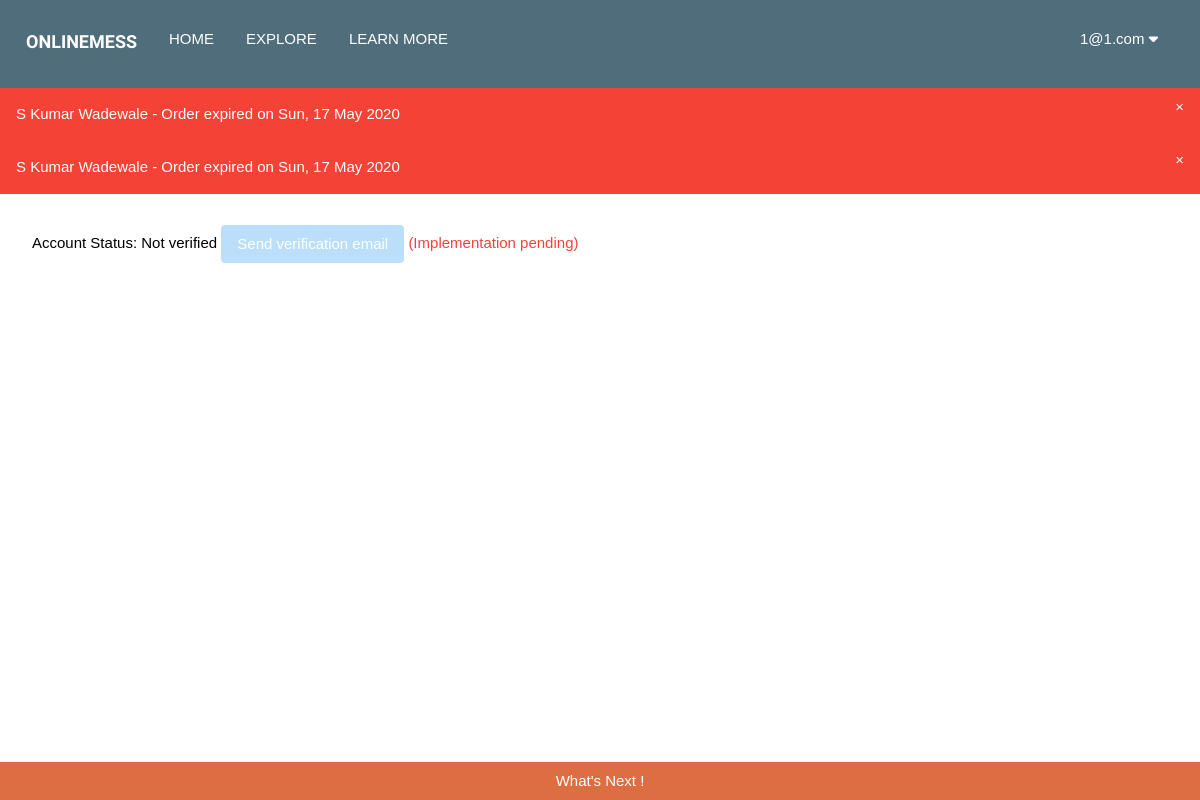
Page /user/subscriptions (signed in) on the earlier database version.
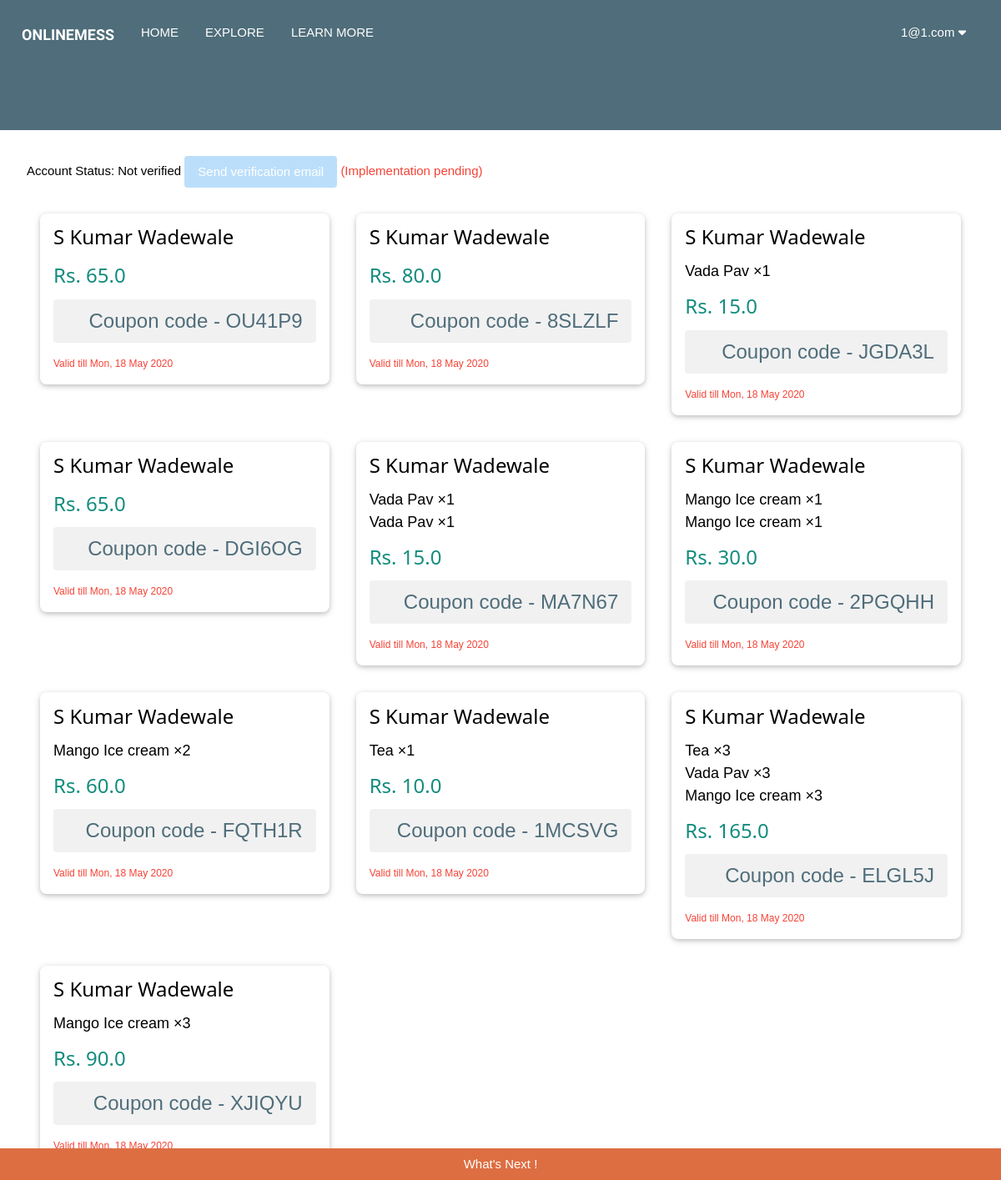
Same page on the later database version.
### main.py (models this page shows)
class UsersDB(db.Model):
	id = db.Column(db.Integer, primary_key=True)
	first_name = db.Column(db.String(20), nullable=False)
	last_name = db.Column(db.String(20), nullable=False)
	password = db.Column(db.String(128), unique=True)
	email = db.Column(db.String(80))
	account_type = db.Column(db.String(80))
	verified = db.Column(db.Boolean)
	restaurant = db.Column(db.Integer)
	subscriptions = db.Column(db.String(300))

class BillsDB(db.Model):
	id = db.Column(db.Integer, primary_key=True, unique=True)
	creator = db.Column(db.Integer, nullable=False)
	subscriber = db.Column(db.Integer, nullable=False)
	total_price = db.Column(db.Float, nullable=False)
	timestamp = db.Column(db.String, nullable=False)
	active = db.Column(db.Boolean, nullable=False)
	coupon = db.Column(db.String, nullable=False)

class RestaurantsDB(db.Model):
	id = db.Column(db.Integer, primary_key=True, unique=True)
	name = db.Column(db.String(80))
	menu = db.Column(db.String(80))
	rating = db.Column(db.Integer)
	address = db.Column(db.String(80))
	phone = db.Column(db.String(20))
	opening_timing = db.Column(db.String(80))
	closing_timing = db.Column(db.String(80))
	tags = db.Column(db.String(80))
	owner = db.Column(db.Integer)
	images = db.relationship('ImagesDB', backref='parent_rest')
	monthly_items = db.Column(db.String(300))
	vegetarian = db.Column(db.Boolean)
	average_cost = db.Column(db.Float)
	orders = db.Column(db.String)
	main_menu_name = db.Column(db.String)
	main_menu_price = db.Column(db.Float)

class OrdersDB(db.Model):
	id = db.Column(db.Integer, primary_key=True, unique=True)
	bill_id = db.Column(db.Integer, nullable=False)
	item = db.Column(db.String, nullable=False)
	quantity = db.Column(db.Integer, nullable=False)
	price = db.Column(db.Float, nullable=False)

### main.py (the view)
@app.route("/user/subscriptions", methods=["POST", "GET"])
def subscriptions():
	global verification_codes
	if not "user" in session:
		return redirect(url_for("logout"))
	else:
		loggedIn = [session["username"], session["account_type"], session["user"]]
	currentUser = UsersDB.query.filter_by(email=session["user"]).first()
	if not currentUser:
		flash("Please login again!!", "error")
		return redirect(url_for("logout"))
	if request.method == "POST":
		if "button_verify" in request.form:
			verification_code = "".join([random.choice(ascii_lowercase + digits) for letter in range(16)])
			verification_codes[verification_code] = currentUser.email
			flash("Verification email has been sent", "success")
	subscribed_list = []
	currentBills = BillsDB.query.filter_by(subscriber=currentUser.id, active=0b1).all()
	if currentBills:
		updated_subscriptions = currentBills
		for bill in currentBills:
			if bill:
				restaurant_id = bill.creator
				end_date = datetime.strptime(bill.timestamp, '%Y-%m-%d %H:%M:%S.%f') +timedelta(days=1)
				restaurant = RestaurantsDB.query.filter_by(id=restaurant_id).first()
				if restaurant:
					if datetime.now() > end_date:
						updated_subscriptions.remove(bill)
						bill.active = 0b0
						bill.coupon = ""
						db.session.commit()
						flash(f"{restaurant.name} - Order expired on {end_date.strftime('%a, %d %b %Y')}", "error")
						continue
					bill_orders = OrdersDB.query.filter_by(bill_id=bill.id).all()
					items = []
					for order in bill_orders:
						items.append([order.item, order.quantity, order.price])
					subscribed_list.append([restaurant, items, bill.total_price, end_date.strftime("%a, %d %b %Y"), bill.coupon])
	return render_template("subscriptions.html", logged_in=loggedIn, email=session["user"], subscribed_list=subscribed_list, verified=currentUser.verified)

### templates/subscriptions.html (shortened to what this page needs)
{% extends "base.html" %}
{% block content %}
<div class="w3-container w3-margin w3-margin">
		<p>
			Account Status: {% if verified %}
								Verified
							{% else %}
								<span>Not verified</span>
								<input type="button" class="w3-button w3-mobile w3-round w3-blue"name="button_verify" value="Send verification email" disabled />
								<span class="w3-text-red">(Implementation pending)</span>
							{% endif %}
		</p>
	{% for restaurant in subscribed_list %}
	<div class="w3-third">
		<div class="w3-card w3-round-large w3-margin w3-hover-shadow">
			<div class="w3-container">
				<h3 class="w3-xlarge">{{restaurant[0].name}}</h3>
				{% for order in restaurant[1] %}
					<div class="w3-text-black w3-large">
						{{order[0]}} &times;{{order[1]}}
					</div>
				{% endfor %}
				<h3 class="w3-text-acp-mid-green">Rs. {{restaurant[2]}}</h3>
			</div>
			<footer class="w3-container">
				<div class="w3-text-dark-blue w3-light-grey w3-round w3-padding w3-right-align w3-xlarge">Coupon code - {{restaurant[4]}}</div>
				<div class="w3-text-red w3-small w3-margin-top w3-margin-bottom">Valid till {{ restaurant[3] }}</div>
			</footer>
		</div>
	</div>
	{% endfor %}
</div>
<button class="w3-bar-item w3-button w3-bottom w3-hover-acp-mid-green w3-sienna" onclick="open_modal('next_modal')">What's Next !</button>
{% endblock %}

### templates/base.html (shortened to what this page needs)
<html>
<head>
	<link rel="stylesheet" href="{{ url_for('static', filename='style/base.css') }}">
	<link rel="stylesheet" href="{{ url_for('static', filename='style/w3css.css')}}">
    <link rel="stylesheet" href="https://cdnjs.cloudflare.com/ajax/libs/font-awesome/4.7.0/css/font-awesome.min.css">
</head>
<body>
<div class="w3-bar navbar
	{% if request.path == '/home' %}
		w3-white
	{% else %}
		w3-dark-blue
	{% endif %}
	"style="height: 11vh;display:block;justify-content:space-between;overflow: hidden;align-items: center;text-transform: uppercase;padding: 20px 10px !important;">
	<p class="w3-bar-item w3-large" style="margin: 0">
		<b style="font-family: 'Balsamiq Sans', serif;">OnlineMess</b>
	</p>
	<a href="/home" class="w3-bar-item w3-button w3-hide-small">Home</a>
	<a href="/search?text_query_name=" class="w3-bar-item w3-button w3-hide-small">Explore</a>
	<a href="/learn" class="w3-bar-item w3-button w3-hide-small">Learn More</a>
	{% if logged_in %}
		<div class="w3-dropdown-click w3-right w3-margin-right w3-hide-small">
			<button class="w3-button" onclick="displayUserSettings()">
				{{ logged_in[0] }} <i class="fa fa-caret-down"></i>
			</button>
		</div>
	{% else %}
		<button class="w3-bar-item w3-button w3-right w3-hover-blue w3-hide-small" onclick="open_modal('signup_modal')">Register</button>
		<button class="w3-bar-item w3-button w3-right w3-hover-acp-mid-green w3-hide-small" onclick="open_modal('login_modal')">Login</button>
	{% endif %}
</div>
<main >
	{% with messages = get_flashed_messages(with_categories=True) %}
		{% if messages %}
			{% for category, msg in messages %}
				<div class="w3-container w3-display-container
					{% if category == 'error' %}
						w3-red
					{% elif category == 'success' %}
						w3-green
					{% else %}
						w3-blue
					{% endif %} " style="z-index: -1;">
					<span class="w3-button w3-display-topright w3-hover-none" onclick="this.parentElement.style.display='none'">&times;</span>
					<p>{{ msg }}</p>
				</div>
			{% endfor %}
		{% endif %}
	{%endwith %}
	{% block content %}{% endblock %}
</main>
</body>
</html>

### static/style/w3css.css (style rules this page uses)
html { box-sizing:border-box }
*,*:before,*:after { box-sizing:inherit }
html { -ms-text-size-adjust:100%;-webkit-text-size-adjust:100% }
body { margin:0 }
article,aside,details,figcaption,figure,footer,header,main,menu,nav,section { display:block }
a { background-color:transparent }
b,strong { font-weight:bolder }
button,input,select,textarea,optgroup { font:inherit;margin:0 }
button,input { overflow:visible }
button,select { text-transform:none }
button,[type=button],[type=reset],[type=submit] { -webkit-appearance:button }
html,body { font-family:Verdana,sans-serif;font-size:15px;line-height:1.5 }
html { overflow-x:hidden }
h3 { font-size:24px }
h1,h2,h3,h4,h5,h6 { font-family:"Segoe UI",Arial,sans-serif;font-weight:400;margin:10px 0 }
a { color:inherit }
.w3-btn,.w3-button { border:none;display:inline-block;padding:8px 16px;vertical-align:middle;overflow:hidden;text-decoration:none;color:inherit;background-color:inherit;text-align:center;cursor:pointer;white-space:nowrap }
.w3-btn,.w3-button { -webkit-touch-callout:none;-webkit-user-select:none;-khtml-user-select:none;-moz-user-select:none;-ms-user-select:none;user-select:none }
.w3-disabled,.w3-btn:disabled,.w3-button:disabled { cursor:not-allowed;opacity:0.3 }
.w3-dropdown-click,.w3-dropdown-hover { position:relative;display:inline-block;cursor:pointer }
.w3-bar { width:100%;overflow:hidden }
.w3-bar .w3-bar-item { padding:8px 16px;float:left;width:auto;border:none;display:block;outline:0 }
.w3-bar .w3-dropdown-hover,.w3-bar .w3-dropdown-click { position:static;float:left }
.w3-bar .w3-button { white-space:normal }
.w3-container:after,.w3-container:before,.w3-panel:after,.w3-panel:before,.w3-row:after,.w3-row:before,.w3-row-padding:after,.w3-row-padding:before, .w3-cell-row:before,.w3-cell-row:after,.w3-clear:after,.w3-clear:before,.w3-bar:before,.w3-bar:after { content:"";display:table;clear:both }
.w3-col,.w3-half,.w3-third,.w3-twothird,.w3-threequarter,.w3-quarter { float:left;width:100% }
@media (min-width:601px) { .w3-col.m4,.w3-third { width:33.33333% } }
.w3-top,.w3-bottom { position:fixed;width:100%;z-index:1 }
.w3-bottom { bottom:0 }
.w3-round,.w3-round-medium { border-radius:4px }
.w3-round-large { border-radius:8px }
.w3-container,.w3-panel { padding:0.01em 16px }
.w3-card,.w3-card-2 { box-shadow:0 2px 5px 0 rgba(0,0,0,0.16),0 2px 10px 0 rgba(0,0,0,0.12) }
.w3-small { font-size:12px!important }
.w3-large { font-size:18px!important }
.w3-xlarge { font-size:24px!important }
.w3-right-align { text-align:right!important }
.w3-margin { margin:16px!important }
.w3-margin-top { margin-top:16px!important }
.w3-margin-bottom { margin-bottom:16px!important }
.w3-margin-right { margin-right:16px!important }
.w3-padding { padding:8px 16px!important }
.w3-right { float:right!important }
.w3-blue,.w3-hover-blue:hover { color:#fff!important;background-color:#2196F3!important }
.w3-light-grey,.w3-hover-light-grey:hover,.w3-light-gray,.w3-hover-light-gray:hover { color:#000!important;background-color:#f1f1f1!important }
.w3-text-red,.w3-hover-text-red:hover { color:#f44336!important }
.w3-text-black,.w3-hover-text-black:hover { color:#000!important }
.w3-text-acp-mid-green,.w3-hover-text-acp-mid-green:hover { color:#128C7E!important }
.w3-sienna,.w3-hover-sienna:hover { color:#FFF!important;background-color:#DD6E42!important }
.w3-dark-blue,.w3-hover-dark-blue:hover { color:#FFF!important;background-color:#4F6D7A!important }
.w3-text-dark-blue,.w3-hover-text-dark-blue:hover { color:#4F6D7A!important }

Differences in the rows shown:
added BillsDB: name "S Kumar Wadewale", total_price "65.0", coupon "OU41P9", restaurant "Mon, 18 May 2020"
added BillsDB: name "S Kumar Wadewale", total_price "80.0", coupon "8SLZLF", restaurant "Mon, 18 May 2020"
added BillsDB: name "S Kumar Wadewale", total_price "15.0", coupon "JGDA3L", restaurant "Mon, 18 May 2020"
added OrdersDB: item "Vada Pav", quantity "1", shown under "S Kumar Wadewale"
added BillsDB: name "S Kumar Wadewale", total_price "65.0", coupon "DGI6OG", restaurant "Mon, 18 May 2020"
added BillsDB: name "S Kumar Wadewale", total_price "15.0", coupon "MA7N67", restaurant "Mon, 18 May 2020"
added OrdersDB: item "Vada Pav", quantity "1", shown under "S Kumar Wadewale"
added OrdersDB: item "Vada Pav", quantity "1", shown under "S Kumar Wadewale"
added BillsDB: name "S Kumar Wadewale", total_price "30.0", coupon "2PGQHH", restaurant "Mon, 18 May 2020"
added OrdersDB: item "Mango Ice cream", quantity "1", shown under "S Kumar Wadewale"
added OrdersDB: item "Mango Ice cream", quantity "1", shown under "S Kumar Wadewale"
added BillsDB: name "S Kumar Wadewale", total_price "60.0", coupon "FQTH1R", restaurant "Mon, 18 May 2020"
added OrdersDB: item "Mango Ice cream", quantity "2", shown under "S Kumar Wadewale"
added BillsDB: name "S Kumar Wadewale", total_price "10.0", coupon "1MCSVG", restaurant "Mon, 18 May 2020"
added OrdersDB: item "Tea", quantity "1", shown under "S Kumar Wadewale"
added BillsDB: name "S Kumar Wadewale", total_price "165.0", coupon "ELGL5J", restaurant "Mon, 18 May 2020"
added OrdersDB: item "Tea", quantity "3", shown under "S Kumar Wadewale"
added OrdersDB: item "Vada Pav", quantity "3", shown under "S Kumar Wadewale"
added OrdersDB: item "Mango Ice cream", quantity "3", shown under "S Kumar Wadewale"
added BillsDB: name "S Kumar Wadewale", total_price "90.0", coupon "XJIQYU", restaurant "Mon, 18 May 2020"
added OrdersDB: item "Mango Ice cream", quantity "3", shown under "S Kumar Wadewale"
Other differences:
list line gone: "× S Kumar Wadewale - Order expired on Sun, 17 May 2020"
